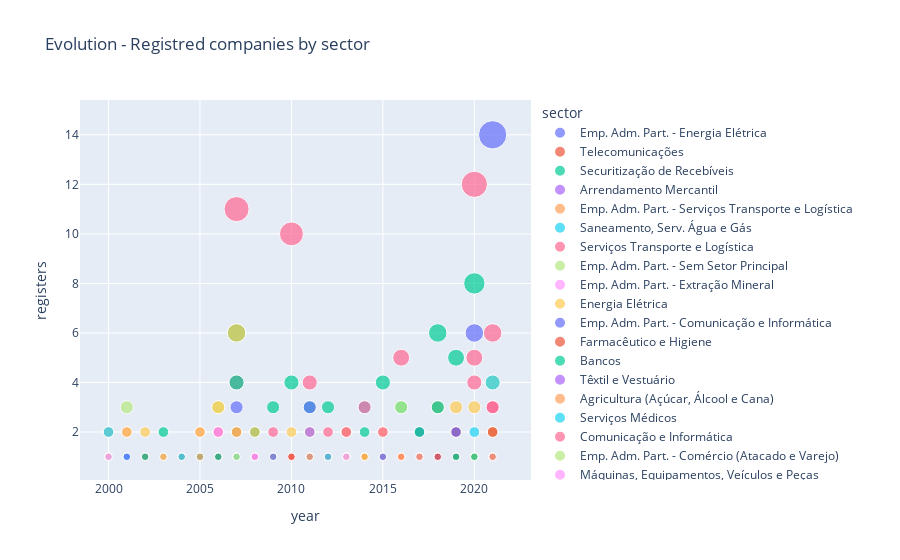

Notebook code cell kept with this figure:
### Code cell
fig = px.scatter(pd_df_registers, x="year", y="registers", size="sector_size", color="sector", title="Evolution - Registred companies by sector")
fig.show()

### Figure 1 — Plotly figure (JSON) as saved in the notebook; plotly's stock layout.template omitted (floating-point values rounded to 4 significant figures)
{"data": [{"hovertemplate": "sector=Emp. Adm. Part. - Energia Elétrica<br>year=%{x}<br>registers=%{y}<br>sector_size=%{marker.size}<extra></extra>", "legendgroup": "Emp. Adm. Part. - Energia Elétrica", "marker": {"color": "#636efa", "size": [1, 1, 1, 2, 1, 2, 1, 1, 1, 3, 1], "sizemode": "area", "sizeref": 0.035, "symbol": "circle"}, "mode": "markers", "name": "Emp. Adm. Part. - Energia Elétrica", "orientation": "v", "showlegend": true, "type": "scatter", "x": [2000, 2001, 2005, 2006, 2007, 2008, 2014, 2016, 2017, 2018, 2021], "xaxis": "x", "y": [1, 1, 1, 2, 1, 2, 1, 1, 1, 3, 1], "yaxis": "y"}, {"hovertemplate": "sector=Telecomunicações<br>year=%{x}<br>registers=%{y}<br>sector_size=%{marker.size}<extra></extra>", "legendgroup": "Telecomunicações", "marker": {"color": "#EF553B", "size": [1, 1, 1], "sizemode": "area", "sizeref": 0.035, "symbol": "circle"}, "mode": "markers", "name": "Telecomunicações", "orientation": "v", "showlegend": true, "type": "scatter", "x": [2000, 2007, 2020], "xaxis": "x", "y": [1, 1, 1], "yaxis": "y"}, {"hovertemplate": "sector=Securitização de Recebíveis<br>year=%{x}<br>registers=%{y}<br>sector_size=%{marker.size}<extra></extra>", "legendgroup": "Securitização de Recebíveis", "marker": {"color": "#00cc96", "size": [1, 2, 1, 1, 2, 2, 3, 4, 3, 3, 2, 2, 4, 3, 2, 6, 5, 8, 1], "sizemode": "area", "sizeref": 0.035, "symbol": "circle"}, "mode": "markers", "name": "Securitização de Recebíveis", "orientation": "v", "showlegend": true, "type": "scatter", "x": [2000, 2003, 2005, 2006, 2007, 2008, 2009, 2010, 2011, 2012, 2013, 2014, 2015, 2016, 2017, 2018, 2019, 2020, 2021], "xaxis": "x", "y": [1, 2, 1, 1, 2, 2, 3, 4, 3, 3, 2, 2, 4, 3, 2, 6, 5, 8, 1], "yaxis": "y"}, {"hovertemplate": "sector=Arrendamento Mercantil<br>year=%{x}<br>registers=%{y}<br>sector_size=%{marker.size}<extra></extra>", "legendgroup": "Arrendamento Mercantil", "marker": {"color": "#ab63fa", "size": [1, 1], "sizemode": "area", "sizeref": 0.035, "symbol": "circle"}, "mode": "markers", "name": "Arrendamento Mercantil", "orientation": "v", "showlegend": true, "type": "scatter", "x": [2000, 2004], "xaxis": "x", "y": [1, 1], "yaxis": "y"}, {"hovertemplate": "sector=Emp. Adm. Part. - Serviços Transporte e Logística<br>year=%{x}<br>registers=%{y}<br>sector_size=%{marker.size}<extra></extra>", "legendgroup": "Emp. Adm. Part. - Serviços Transporte e Logística", "marker": {"color": "#FFA15A", "size": [2, 1, 1, 1, 2, 1], "sizemode": "area", "sizeref": 0.035, "symbol": "circle"}, "mode": "markers", "name": "Emp. Adm. Part. - Serviços Transporte e Logística", "orientation": "v", "showlegend": true, "type": "scatter", "x": [2000, 2004, 2009, 2016, 2019, 2020], "xaxis": "x", "y": [2, 1, 1, 1, 2, 1], "yaxis": "y"}, {"hovertemplate": "sector=Saneamento, Serv. Água e Gás<br>year=%{x}<br>registers=%{y}<br>sector_size=%{marker.size}<extra></extra>", "legendgroup": "Saneamento, Serv. Água e Gás", "marker": {"color": "#19d3f3", "size": [2, 1, 1, 1, 1, 3, 1, 2, 2], "sizemode": "area", "sizeref": 0.035, "symbol": "circle"}, "mode": "markers", "name": "Saneamento, Serv. Água e Gás", "orientation": "v", "showlegend": true, "type": "scatter", "x": [2000, 2001, 2003, 2004, 2013, 2014, 2015, 2020, 2021], "xaxis": "x", "y": [2, 1, 1, 1, 1, 3, 1, 2, 2], "yaxis": "y"}, {"hovertemplate": "sector=Serviços Transporte e Logística<br>year=%{x}<br>registers=%{y}<br>sector_size=%{marker.size}<extra></extra>", "legendgroup": "Serviços Transporte e Logística", "marker": {"color": "#FF6692", "size": [1, 2, 1, 1, 2, 2, 4, 2, 10, 4, 2, 2, 3, 1, 5, 1, 1, 2, 4, 3], "sizemode": "area", "sizeref": 0.035, "symbol": "circle"}, "mode": "markers", "name": "Serviços Transporte e Logística", "orientation": "v", "showlegend": true, "type": "scatter", "x": [2000, 2001, 2002, 2003, 2005, 2006, 2007, 2009, 2010, 2011, 2012, 2013, 2014, 2015, 2016, 2017, 2018, 2019, 2020, 2021], "xaxis": "x", "y": [1, 2, 1, 1, 2, 2, 4, 2, 10, 4, 2, 2, 3, 1, 5, 1, 1, 2, 4, 3], "yaxis": "y"}, {"hovertemplate": "sector=Emp. Adm. Part. - Sem Setor Principal<br>year=%{x}<br>registers=%{y}<br>sector_size=%{marker.size}<extra></extra>", "legendgroup": "Emp. Adm. Part. - Sem Setor Principal", "marker": {"color": "#B6E880", "size": [1, 3, 3, 1, 1, 1, 1, 3, 1, 2], "sizemode": "area", "sizeref": 0.035, "symbol": "circle"}, "mode": "markers", "name": "Emp. Adm. Part. - Sem Setor Principal", "orientation": "v", "showlegend": true, "type": "scatter", "x": [2000, 2001, 2006, 2008, 2011, 2012, 2015, 2016, 2020, 2021], "xaxis": "x", "y": [1, 3, 3, 1, 1, 1, 1, 3, 1, 2], "yaxis": "y"}, {"hovertemplate": "sector=Emp. Adm. Part. - Extração Mineral<br>year=%{x}<br>registers=%{y}<br>sector_size=%{marker.size}<extra></extra>", "legendgroup": "Emp. Adm. Part. - Extração Mineral", "marker": {"color": "#FF97FF", "size": [1, 1, 1], "sizemode": "area", "sizeref": 0.035, "symbol": "circle"}, "mode": "markers", "name": "Emp. Adm. Part. - Extração Mineral", "orientation": "v", "showlegend": true, "type": "scatter", "x": [2000, 2006, 2019], "xaxis": "x", "y": [1, 1, 1], "yaxis": "y"}, {"hovertemplate": "sector=Energia Elétrica<br>year=%{x}<br>registers=%{y}<br>sector_size=%{marker.size}<extra></extra>", "legendgroup": "Energia Elétrica", "marker": {"color": "#FECB52", "size": [2, 2, 1, 2, 3, 2, 2, 2, 2, 1, 2, 1, 2, 2, 3, 3, 3, 4], "sizemode": "area", "sizeref": 0.035, "symbol": "circle"}, "mode": "markers", "name": "Energia Elétrica", "orientation": "v", "showlegend": true, "type": "scatter", "x": [2001, 2002, 2003, 2005, 2006, 2007, 2008, 2010, 2011, 2012, 2013, 2014, 2015, 2017, 2018, 2019, 2020, 2021], "xaxis": "x", "y": [2, 2, 1, 2, 3, 2, 2, 2, 2, 1, 2, 1, 2, 2, 3, 3, 3, 4], "yaxis": "y"}, {"hovertemplate": "sector=Emp. Adm. Part. - Comunicação e Informática<br>year=%{x}<br>registers=%{y}<br>sector_size=%{marker.size}<extra></extra>", "legendgroup": "Emp. Adm. Part. - Comunicação e Informática", "marker": {"color": "#636efa", "size": [1, 1, 1], "sizemode": "area", "sizeref": 0.035, "symbol": "circle"}, "mode": "markers", "name": "Emp. Adm. Part. - Comunicação e Informática", "orientation": "v", "showlegend": true, "type": "scatter", "x": [2001, 2013, 2021], "xaxis": "x", "y": [1, 1, 1], "yaxis": "y"}, {"hovertemplate": "sector=Farmacêutico e Higiene<br>year=%{x}<br>registers=%{y}<br>sector_size=%{marker.size}<extra></extra>", "legendgroup": "Farmacêutico e Higiene", "marker": {"color": "#EF553B", "size": [1, 1, 1, 1, 1, 2], "sizemode": "area", "sizeref": 0.035, "symbol": "circle"}, "mode": "markers", "name": "Farmacêutico e Higiene", "orientation": "v", "showlegend": true, "type": "scatter", "x": [2002, 2004, 2008, 2011, 2012, 2019], "xaxis": "x", "y": [1, 1, 1, 1, 1, 2], "yaxis": "y"}, {"hovertemplate": "sector=Bancos<br>year=%{x}<br>registers=%{y}<br>sector_size=%{marker.size}<extra></extra>", "legendgroup": "Bancos", "marker": {"color": "#00cc96", "size": [1, 6, 1, 1, 3, 1], "sizemode": "area", "sizeref": 0.035, "symbol": "circle"}, "mode": "markers", "name": "Bancos", "orientation": "v", "showlegend": true, "type": "scatter", "x": [2002, 2007, 2008, 2011, 2018, 2021], "xaxis": "x", "y": [1, 6, 1, 1, 3, 1], "yaxis": "y"}, {"hovertemplate": "sector=Têxtil e Vestuário<br>year=%{x}<br>registers=%{y}<br>sector_size=%{marker.size}<extra></extra>", "legendgroup": "Têxtil e Vestuário", "marker": {"color": "#ab63fa", "size": [1, 1, 2, 1, 1], "sizemode": "area", "sizeref": 0.035, "symbol": "circle"}, "mode": "markers", "name": "Têxtil e Vestuário", "orientation": "v", "showlegend": true, "type": "scatter", "x": [2004, 2010, 2011, 2019, 2020], "xaxis": "x", "y": [1, 1, 2, 1, 1], "yaxis": "y"}, {"hovertemplate": "sector=Agricultura (Açúcar, Álcool e Cana)<br>year=%{x}<br>registers=%{y}<br>sector_size=%{marker.size}<extra></extra>", "legendgroup": "Agricultura (Açúcar, Álcool e Cana)", "marker": {"color": "#FFA15A", "size": [1, 1, 2, 2, 1, 1, 1, 1, 2], "sizemode": "area", "sizeref": 0.035, "symbol": "circle"}, "mode": "markers", "name": "Agricultura (Açúcar, Álcool e Cana)", "orientation": "v", "showlegend": true, "type": "scatter", "x": [2004, 2005, 2006, 2007, 2008, 2012, 2013, 2016, 2021], "xaxis": "x", "y": [1, 1, 2, 2, 1, 1, 1, 1, 2], "yaxis": "y"}, {"hovertemplate": "sector=Serviços Médicos<br>year=%{x}<br>registers=%{y}<br>sector_size=%{marker.size}<extra></extra>", "legendgroup": "Serviços Médicos", "marker": {"color": "#19d3f3", "size": [1, 1, 1, 1, 1, 1, 4], "sizemode": "area", "sizeref": 0.035, "symbol": "circle"}, "mode": "markers", "name": "Serviços Médicos", "orientation": "v", "showlegend": true, "type": "scatter", "x": [2004, 2009, 2017, 2018, 2019, 2020, 2021], "xaxis": "x", "y": [1, 1, 1, 1, 1, 1, 4], "yaxis": "y"}, {"hovertemplate": "sector=Comunicação e Informática<br>year=%{x}<br>registers=%{y}<br>sector_size=%{marker.size}<extra></extra>", "legendgroup": "Comunicação e Informática", "marker": {"color": "#FF6692", "size": [2, 1, 1, 1, 5, 6], "sizemode": "area", "sizeref": 0.035, "symbol": "circle"}, "mode": "markers", "name": "Comunicação e Informática", "orientation": "v", "showlegend": true, "type": "scatter", "x": [2006, 2012, 2013, 2018, 2020, 2021], "xaxis": "x", "y": [2, 1, 1, 1, 5, 6], "yaxis": "y"}, {"hovertemplate": "sector=Emp. Adm. Part. - Comércio (Atacado e Varejo)<br>year=%{x}<br>registers=%{y}<br>sector_size=%{marker.size}<extra></extra>", "legendgroup": "Emp. Adm. Part. - Comércio (Atacado e Varejo)", "marker": {"color": "#B6E880", "size": [1, 1, 1, 1, 1, 1], "sizemode": "area", "sizeref": 0.035, "symbol": "circle"}, "mode": "markers", "name": "Emp. Adm. Part. - Comércio (Atacado e Varejo)", "orientation": "v", "showlegend": true, "type": "scatter", "x": [2006, 2008, 2011, 2017, 2020, 2021], "xaxis": "x", "y": [1, 1, 1, 1, 1, 1], "yaxis": "y"}, {"hovertemplate": "sector=Máquinas, Equipamentos, Veículos e Peças<br>year=%{x}<br>registers=%{y}<br>sector_size=%{marker.size}<extra></extra>", "legendgroup": "Máquinas, Equipamentos, Veículos e Peças", "marker": {"color": "#FF97FF", "size": [2, 1, 1, 1, 1, 1], "sizemode": "area", "sizeref": 0.035, "symbol": "circle"}, "mode": "markers", "name": "Máquinas, Equipamentos, Veículos e Peças", "orientation": "v", "showlegend": true, "type": "scatter", "x": [2006, 2007, 2017, 2019, 2020, 2021], "xaxis": "x", "y": [2, 1, 1, 1, 1, 1], "yaxis": "y"}, {"hovertemplate": "sector=Emp. Adm. Part. - Const. Civil, Mat. Const. e Decoração<br>year=%{x}<br>registers=%{y}<br>sector_size=%{marker.size}<extra></extra>", "legendgroup": "Emp. Adm. Part. - Const. Civil, Mat. Const. e Decoração", "marker": {"color": "#FECB52", "size": [1, 6, 1, 1], "sizemode": "area", "sizeref": 0.035, "symbol": "circle"}, "mode": "markers", "name": "Emp. Adm. Part. - Const. Civil, Mat. Const. e Decoração", "orientation": "v", "showlegend": true, "type": "scatter", "x": [2006, 2007, 2020, 2021], "xaxis": "x", "y": [1, 6, 1, 1], "yaxis": "y"}, {"hovertemplate": "sector=Comércio (Atacado e Varejo)<br>year=%{x}<br>registers=%{y}<br>sector_size=%{marker.size}<extra></extra>", "legendgroup": "Comércio (Atacado e Varejo)", "marker": {"color": "#636efa", "size": [1, 3, 1, 3, 2, 1, 2, 6, 14], "sizemode": "area", "sizeref": 0.035, "symbol": "circle"}, "mode": "markers", "name": "Comércio (Atacado e Varejo)", "orientation": "v", "showlegend": true, "type": "scatter", "x": [2006, 2007, 2008, 2011, 2017, 2018, 2019, 2020, 2021], "xaxis": "x", "y": [1, 3, 1, 3, 2, 1, 2, 6, 14], "yaxis": "y"}, {"hovertemplate": "sector=Gráficas e Editoras<br>year=%{x}<br>registers=%{y}<br>sector_size=%{marker.size}<extra></extra>", "legendgroup": "Gráficas e Editoras", "marker": {"color": "#EF553B", "size": [1], "sizemode": "area", "sizeref": 0.035, "symbol": "circle"}, "mode": "markers", "name": "Gráficas e Editoras", "orientation": "v", "showlegend": true, "type": "scatter", "x": [2006], "xaxis": "x", "y": [1], "yaxis": "y"}, {"hovertemplate": "sector=Alimentos<br>year=%{x}<br>registers=%{y}<br>sector_size=%{marker.size}<extra></extra>", "legendgroup": "Alimentos", "marker": {"color": "#00cc96", "size": [1, 4, 1, 2, 1], "sizemode": "area", "sizeref": 0.035, "symbol": "circle"}, "mode": "markers", "name": "Alimentos", "orientation": "v", "showlegend": true, "type": "scatter", "x": [2006, 2007, 2015, 2017, 2021], "xaxis": "x", "y": [1, 4, 1, 2, 1], "yaxis": "y"}, {"hovertemplate": "sector=Emp. Adm. Part. - Educação<br>year=%{x}<br>registers=%{y}<br>sector_size=%{marker.size}<extra></extra>", "legendgroup": "Emp. Adm. Part. - Educação", "marker": {"color": "#ab63fa", "size": [1], "sizemode": "area", "sizeref": 0.035, "symbol": "circle"}, "mode": "markers", "name": "Emp. Adm. Part. - Educação", "orientation": "v", "showlegend": true, "type": "scatter", "x": [2007], "xaxis": "x", "y": [1], "yaxis": "y"}, {"hovertemplate": "sector=Emp. Adm. Part. - Seguradoras e Corretoras<br>year=%{x}<br>registers=%{y}<br>sector_size=%{marker.size}<extra></extra>", "legendgroup": "Emp. Adm. Part. - Seguradoras e Corretoras", "marker": {"color": "#FFA15A", "size": [1, 1, 1, 1], "sizemode": "area", "sizeref": 0.035, "symbol": "circle"}, "mode": "markers", "name": "Emp. Adm. Part. - Seguradoras e Corretoras", "orientation": "v", "showlegend": true, "type": "scatter", "x": [2007, 2010, 2013, 2015], "xaxis": "x", "y": [1, 1, 1, 1], "yaxis": "y"}, {"hovertemplate": "sector=Emp. Adm. Part. - Têxtil e Vestuário<br>year=%{x}<br>registers=%{y}<br>sector_size=%{marker.size}<extra></extra>", "legendgroup": "Emp. Adm. Part. - Têxtil e Vestuário", "marker": {"color": "#19d3f3", "size": [1], "sizemode": "area", "sizeref": 0.035, "symbol": "circle"}, "mode": "markers", "name": "Emp. Adm. Part. - Têxtil e Vestuário", "orientation": "v", "showlegend": true, "type": "scatter", "x": [2007], "xaxis": "x", "y": [1], "yaxis": "y"}, {"hovertemplate": "sector=Construção Civil, Mat. Constr. e Decoração<br>year=%{x}<br>registers=%{y}<br>sector_size=%{marker.size}<extra></extra>", "legendgroup": "Construção Civil, Mat. Constr. e Decoração", "marker": {"color": "#FF6692", "size": [11, 1, 1, 1, 1, 2, 1, 1, 1, 12, 3], "sizemode": "area", "sizeref": 0.035, "symbol": "circle"}, "mode": "markers", "name": "Construção Civil, Mat. Constr. e Decoração", "orientation": "v", "showlegend": true, "type": "scatter", "x": [2007, 2008, 2010, 2012, 2013, 2015, 2016, 2017, 2019, 2020, 2021], "xaxis": "x", "y": [11, 1, 1, 1, 1, 2, 1, 1, 1, 12, 3], "yaxis": "y"}, {"hovertemplate": "sector=Petroquímicos e Borracha<br>year=%{x}<br>registers=%{y}<br>sector_size=%{marker.size}<extra></extra>", "legendgroup": "Petroquímicos e Borracha", "marker": {"color": "#B6E880", "size": [1], "sizemode": "area", "sizeref": 0.035, "symbol": "circle"}, "mode": "markers", "name": "Petroquímicos e Borracha", "orientation": "v", "showlegend": true, "type": "scatter", "x": [2007], "xaxis": "x", "y": [1], "yaxis": "y"}, {"hovertemplate": "sector=Bolsas de Valores/Mercadorias e Futuros<br>year=%{x}<br>registers=%{y}<br>sector_size=%{marker.size}<extra></extra>", "legendgroup": "Bolsas de Valores/Mercadorias e Futuros", "marker": {"color": "#FF97FF", "size": [1], "sizemode": "area", "sizeref": 0.035, "symbol": "circle"}, "mode": "markers", "name": "Bolsas de Valores/Mercadorias e Futuros", "orientation": "v", "showlegend": true, "type": "scatter", "x": [2008], "xaxis": "x", "y": [1], "yaxis": "y"}, {"hovertemplate": "sector=Emp. Adm. Part. - Agricultura (Açúcar, Álcool e Cana)<br>year=%{x}<br>registers=%{y}<br>sector_size=%{marker.size}<extra></extra>", "legendgroup": "Emp. Adm. Part. - Agricultura (Açúcar, Álcool e Cana)", "marker": {"color": "#FECB52", "size": [1, 1], "sizemode": "area", "sizeref": 0.035, "symbol": "circle"}, "mode": "markers", "name": "Emp. Adm. Part. - Agricultura (Açúcar, Álcool e Cana)", "orientation": "v", "showlegend": true, "type": "scatter", "x": [2009, 2020], "xaxis": "x", "y": [1, 1], "yaxis": "y"}, {"hovertemplate": "sector=Intermediação Financeira<br>year=%{x}<br>registers=%{y}<br>sector_size=%{marker.size}<extra></extra>", "legendgroup": "Intermediação Financeira", "marker": {"color": "#636efa", "size": [1], "sizemode": "area", "sizeref": 0.035, "symbol": "circle"}, "mode": "markers", "name": "Intermediação Financeira", "orientation": "v", "showlegend": true, "type": "scatter", "x": [2009], "xaxis": "x", "y": [1], "yaxis": "y"}, {"hovertemplate": "sector=Petróleo e Gás<br>year=%{x}<br>registers=%{y}<br>sector_size=%{marker.size}<extra></extra>", "legendgroup": "Petróleo e Gás", "marker": {"color": "#EF553B", "size": [1, 1, 1, 2], "sizemode": "area", "sizeref": 0.035, "symbol": "circle"}, "mode": "markers", "name": "Petróleo e Gás", "orientation": "v", "showlegend": true, "type": "scatter", "x": [2010, 2014, 2020, 2021], "xaxis": "x", "y": [1, 1, 1, 2], "yaxis": "y"}, {"hovertemplate": "sector=Emp. Adm. Part. - Petróleo e Gás<br>year=%{x}<br>registers=%{y}<br>sector_size=%{marker.size}<extra></extra>", "legendgroup": "Emp. Adm. Part. - Petróleo e Gás", "marker": {"color": "#00cc96", "size": [1, 1, 1], "sizemode": "area", "sizeref": 0.035, "symbol": "circle"}, "mode": "markers", "name": "Emp. Adm. Part. - Petróleo e Gás", "orientation": "v", "showlegend": true, "type": "scatter", "x": [2011, 2015, 2019], "xaxis": "x", "y": [1, 1, 1], "yaxis": "y"}, {"hovertemplate": "sector=Seguradoras e Corretoras<br>year=%{x}<br>registers=%{y}<br>sector_size=%{marker.size}<extra></extra>", "legendgroup": "Seguradoras e Corretoras", "marker": {"color": "#ab63fa", "size": [1, 1, 1], "sizemode": "area", "sizeref": 0.035, "symbol": "circle"}, "mode": "markers", "name": "Seguradoras e Corretoras", "orientation": "v", "showlegend": true, "type": "scatter", "x": [2011, 2015, 2017], "xaxis": "x", "y": [1, 1, 1], "yaxis": "y"}, {"hovertemplate": "sector=Brinquedos e Lazer<br>year=%{x}<br>registers=%{y}<br>sector_size=%{marker.size}<extra></extra>", "legendgroup": "Brinquedos e Lazer", "marker": {"color": "#FFA15A", "size": [1, 1, 1], "sizemode": "area", "sizeref": 0.035, "symbol": "circle"}, "mode": "markers", "name": "Brinquedos e Lazer", "orientation": "v", "showlegend": true, "type": "scatter", "x": [2011, 2016, 2017], "xaxis": "x", "y": [1, 1, 1], "yaxis": "y"}, {"hovertemplate": "sector=Papel e Celulose<br>year=%{x}<br>registers=%{y}<br>sector_size=%{marker.size}<extra></extra>", "legendgroup": "Papel e Celulose", "marker": {"color": "#19d3f3", "size": [1], "sizemode": "area", "sizeref": 0.035, "symbol": "circle"}, "mode": "markers", "name": "Papel e Celulose", "orientation": "v", "showlegend": true, "type": "scatter", "x": [2012], "xaxis": "x", "y": [1], "yaxis": "y"}, {"hovertemplate": "sector=Educação<br>year=%{x}<br>registers=%{y}<br>sector_size=%{marker.size}<extra></extra>", "legendgroup": "Educação", "marker": {"color": "#FF6692", "size": [2, 1, 1], "sizemode": "area", "sizeref": 0.035, "symbol": "circle"}, "mode": "markers", "name": "Educação", "orientation": "v", "showlegend": true, "type": "scatter", "x": [2013, 2018, 2021], "xaxis": "x", "y": [2, 1, 1], "yaxis": "y"}, {"hovertemplate": "sector=Hospedagem e Turismo<br>year=%{x}<br>registers=%{y}<br>sector_size=%{marker.size}<extra></extra>", "legendgroup": "Hospedagem e Turismo", "marker": {"color": "#B6E880", "size": [1], "sizemode": "area", "sizeref": 0.035, "symbol": "circle"}, "mode": "markers", "name": "Hospedagem e Turismo", "orientation": "v", "showlegend": true, "type": "scatter", "x": [2013], "xaxis": "x", "y": [1], "yaxis": "y"}, {"hovertemplate": "sector=Bebidas e Fumo<br>year=%{x}<br>registers=%{y}<br>sector_size=%{marker.size}<extra></extra>", "legendgroup": "Bebidas e Fumo", "marker": {"color": "#FF97FF", "size": [1], "sizemode": "area", "sizeref": 0.035, "symbol": "circle"}, "mode": "markers", "name": "Bebidas e Fumo", "orientation": "v", "showlegend": true, "type": "scatter", "x": [2013], "xaxis": "x", "y": [1], "yaxis": "y"}, {"hovertemplate": "sector=Emp. Adm. Part. - Telecomunicações<br>year=%{x}<br>registers=%{y}<br>sector_size=%{marker.size}<extra></extra>", "legendgroup": "Emp. Adm. Part. - Telecomunicações", "marker": {"color": "#FECB52", "size": [1, 1], "sizemode": "area", "sizeref": 0.035, "symbol": "circle"}, "mode": "markers", "name": "Emp. Adm. Part. - Telecomunicações", "orientation": "v", "showlegend": true, "type": "scatter", "x": [2014, 2020], "xaxis": "x", "y": [1, 1], "yaxis": "y"}, {"hovertemplate": "sector=Emp. Adm. Part. - Máqs., Equip., Veíc. e Peças<br>year=%{x}<br>registers=%{y}<br>sector_size=%{marker.size}<extra></extra>", "legendgroup": "Emp. Adm. Part. - Máqs., Equip., Veíc. e Peças", "marker": {"color": "#636efa", "size": [1], "sizemode": "area", "sizeref": 0.035, "symbol": "circle"}, "mode": "markers", "name": "Emp. Adm. Part. - Máqs., Equip., Veíc. e Peças", "orientation": "v", "showlegend": true, "type": "scatter", "x": [2018], "xaxis": "x", "y": [1], "yaxis": "y"}, {"hovertemplate": "sector=Emp. Adm. Part. - Serviços médicos<br>year=%{x}<br>registers=%{y}<br>sector_size=%{marker.size}<extra></extra>", "legendgroup": "Emp. Adm. Part. - Serviços médicos", "marker": {"color": "#EF553B", "size": [1, 1, 1], "sizemode": "area", "sizeref": 0.035, "symbol": "circle"}, "mode": "markers", "name": "Emp. Adm. Part. - Serviços médicos", "orientation": "v", "showlegend": true, "type": "scatter", "x": [2018, 2019, 2021], "xaxis": "x", "y": [1, 1, 1], "yaxis": "y"}, {"hovertemplate": "sector=Emp. Adm. Part. - Saneamento, Serv. Água e Gás<br>year=%{x}<br>registers=%{y}<br>sector_size=%{marker.size}<extra></extra>", "legendgroup": "Emp. Adm. Part. - Saneamento, Serv. Água e Gás", "marker": {"color": "#00cc96", "size": [1, 1], "sizemode": "area", "sizeref": 0.035, "symbol": "circle"}, "mode": "markers", "name": "Emp. Adm. Part. - Saneamento, Serv. Água e Gás", "orientation": "v", "showlegend": true, "type": "scatter", "x": [2019, 2020], "xaxis": "x", "y": [1, 1], "yaxis": "y"}, {"hovertemplate": "sector=Extração Mineral<br>year=%{x}<br>registers=%{y}<br>sector_size=%{marker.size}<extra></extra>", "legendgroup": "Extração Mineral", "marker": {"color": "#ab63fa", "size": [1], "sizemode": "area", "sizeref": 0.035, "symbol": "circle"}, "mode": "markers", "name": "Extração Mineral", "orientation": "v", "showlegend": true, "type": "scatter", "x": [2021], "xaxis": "x", "y": [1], "yaxis": "y"}, {"hovertemplate": "sector=Emp. Adm. Part. - Bancos<br>year=%{x}<br>registers=%{y}<br>sector_size=%{marker.size}<extra></extra>", "legendgroup": "Emp. Adm. Part. - Bancos", "marker": {"color": "#FFA15A", "size": [1], "sizemode": "area", "sizeref": 0.035, "symbol": "circle"}, "mode": "markers", "name": "Emp. Adm. Part. - Bancos", "orientation": "v", "showlegend": true, "type": "scatter", "x": [2021], "xaxis": "x", "y": [1], "yaxis": "y"}], "layout": {"autosize": true, "legend": {"itemsizing": "constant", "title": {"text": "sector"}, "tracegroupgap": 0}, "title": {"text": "Evolution - Registred companies by sector"}, "xaxis": {"anchor": "y", "autorange": true, "domain": [0, 1], "range": [1999.0, 2023.0], "title": {"text": "year"}, "type": "linear"}, "yaxis": {"anchor": "x", "autorange": true, "domain": [0, 1], "range": [-0.2111, 16.27], "title": {"text": "registers"}, "type": "linear"}}}
